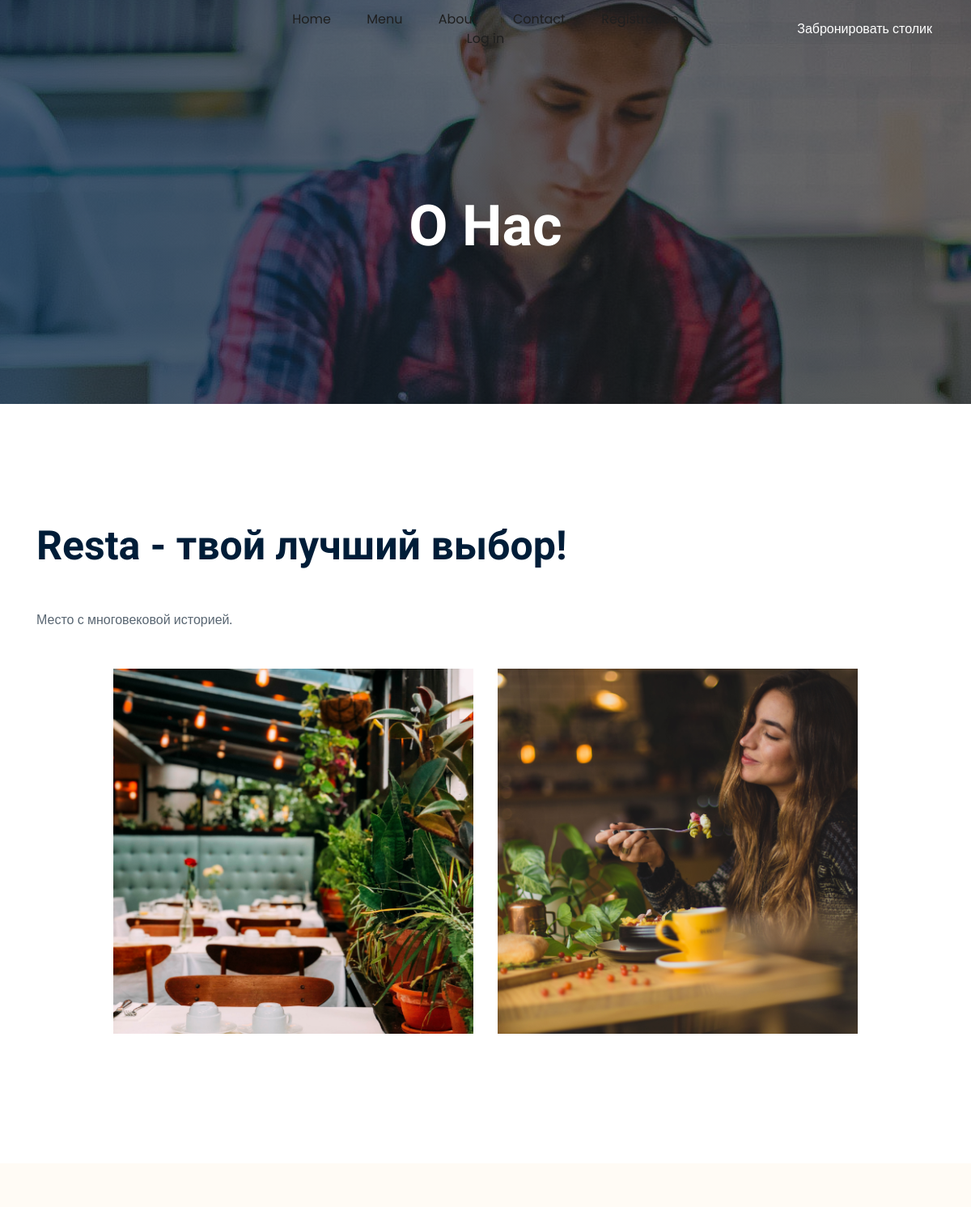
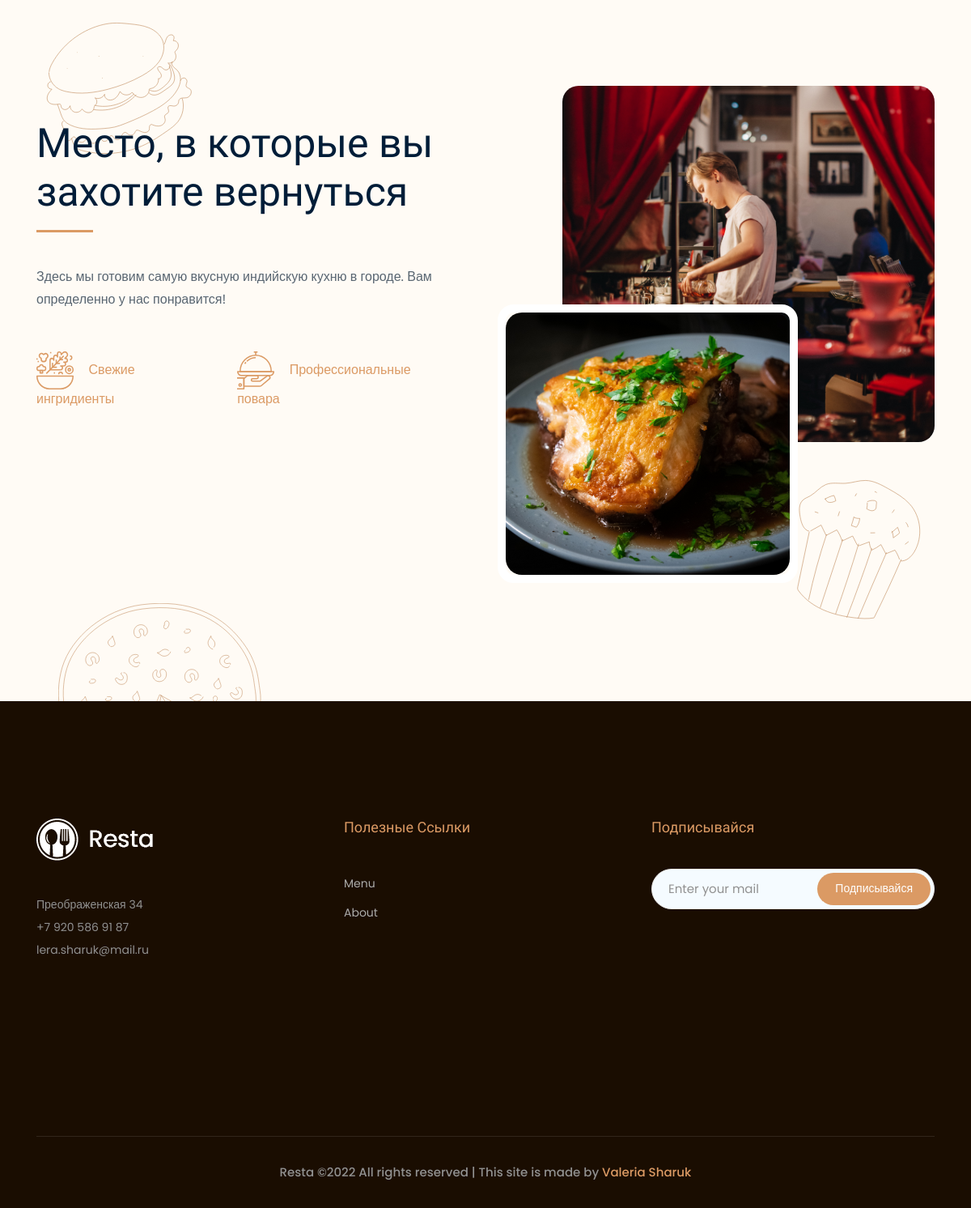
/about, run on the app's committed database (2 pictures, top to bottom).
### main/models.py (models this page shows, shortened)
class AboutInfo(models.Model):
    title = models.CharField('Название компании', max_length=50)
    full_text = models.TextField('Информация о компании')
    class Meta:
        verbose_name = 'Компания'
        verbose_name_plural = 'О компании'

class ContactsInfo(models.Model):
    num_tel = models.CharField('Номер телефона', max_length=30)
    email_comp = models.CharField('email компании', max_length=30)
    address_comp = models.CharField('Адрес компании', max_length=250)
    class Meta:
        verbose_name = 'Контакты'
        verbose_name_plural = 'Контакты'

### main/views.py (the view)
# urls.py: path('about', views.about, name='about'),
def about(request):
    contacts = ContactsInfo.objects.all()
    abouts = AboutInfo.objects.all()
    return render(request, 'main/about.html', locals())

### main/templates/main/about.html (shortened to what this page needs)
{% extends 'main/layout.html' %}
{% load static %}
{% block content %}
    <div class="bradcam_area bradcam_bg_1">
        <div class="container">
            <div class="row">
                <div class="col-xl-12">
                    <div class="bradcam_text text-center">
                        <h3>О нас</h3>
                    </div>
                </div>
            </div>
        </div>
    </div>
    <div class="main_about_wrap">
        <div class="container">
                    {% for el in abouts %}
                        <h3>{{ el.title }}</h3> <br>
                        <p>{{ el.full_text }}</p>
                    {% endfor %}
            <div class="row justify-content-center">
                <div class="col-lg-10">
                    <div class="row">
                        <div class="col-xl-6 col-md-6">
                            <div class="about_thumb">
                                <img src="{% static 'main/img/about/about_1.png' %}" alt="">
                            </div>
                        </div>
                        <div class="col-xl-6 col-md-6">
                            <div class="about_thumb">
                                <img src="{% static 'img/about/about_2.png' %}" alt="">
                            </div>
                        </div>
                    </div>
                </div>
            </div>
        </div>
    </div>
    <div class="about_area">
        <div class="icon_1 d-none d-md-block">
            <img src="{% static 'main/img/icon/1.png' %}" alt="">
        </div>
        <div class="icon_2 d-none d-md-block">
            <img src="{% static 'main/img/icon/2.png' %}" alt="">
        </div>
        <div class="icon_3 d-none d-md-block">
            <img src="{% static 'main/img/icon/3.png' %}" alt="">
        </div>
        <div class="container">
            <div class="row align-items-center">
                <div class="col-lg-6">
                    <div class="about_info_wrap">
                            <h3>Место, в которые вы захотите вернуться</h3>
                            <span class="long_dash"></span>
                        <p>Здесь мы готовим самую вкусную индийскую кухню в городе. Вам определенно у нас понравится! </p>
                        <ul class="food_list">
                            <li>
                                <img src="{% static 'main/img/svg_icon/salad.svg' %}" alt="">
                                <span>Свежие ингридиенты</span>
                            </li>
                            <li>
                                <img src="{% static 'main/img/svg_icon/tray.svg' %}" alt="">
                                <span>Профессиональные повара</span>
                            </li>
                        </ul>
                    </div>
                </div>
                <div class="col-lg-6">
                    <div class="about_img">
                        <div class="img_1">
                            <img src="{% static 'main/img/about/big.png' %}" alt="">
                        </div>
                        <div class="small_img">
                            <img src="{% static 'main/img/about/small.png' %}" alt="">
                        </div>
                    </div>
                </div>
            </div>
        </div>
    </div>
</body>
</html>
{% endblock %}

### main/templates/main/layout.html (shortened to what this page needs)
{% load static %}
<!doctype html>
<html lang="ru">
<head>
    <link rel="stylesheet" href="{% static 'main/css/bootstrap.min.css' %}">
    <link rel="stylesheet" href="{% static 'main/css/themify-icons.css' %}">
    <link rel="stylesheet" href="{% static 'main/css/style.css' %}">
    <link rel="stylesheet" href="https://use.fontawesome.com/releases/v5.8.2/css/all.css">
</head>
<body>
<header>
    <div class="header-area ">
        <div id="sticky-header" class="main-header-area">
            <div class="container-fluid p-0">
                <div class="header_bottom_border">
                    <div class="row align-items-center no-gutters">
                        <div class="col-xl-3 col-lg-2">
                            <div class="logo">
                            </div>
                        </div>
                        <div class="col-xl-6 col-lg-7">
                            <div class="main-menu  d-none d-lg-block">
                                <nav>
                                    <ul id="navigation">
                                        <a class="active" href="{% url 'home' %}">
                                            <li>Home</li>
                                        </a>
                                        <a href="{% url 'menu' %}">
                                            <li>Menu</li>
                                        </a>
                                        <a href="{% url 'about' %}">
                                            <li>About</li>
                                        </a>
                                        <a href="{% url 'contact' %}">
                                            <li>Contact</li>
                                        </a>
                                        {% if user.is_authenticated %}
                                            <a href="{% url 'logout' %}">
                                                <li>Exit ({{ user.username }})</li>
                                            </a>
                                        {% else %}
                                            <a href="{% url 'registration' %}">
                                                <li>Registration</li>
                                            </a>
                                            <a href="{% url 'login' %}">
                                                <li>Log in</li>
                                            </a>
                                        {% endif %}
                                    </ul>
                                </nav>
                            </div>
                        </div>
                        <div class="col-xl-3 col-lg-3 d-none d-lg-block">
                            <div class="say_hello">
                                <a href="{% url 'contact' %}">
                                    <li>Забронировать столик</li>
                                </a>
                            </div>
                        </div>
                        <div class="col-12">
                        </div>
                    </div>
                </div>
            </div>
        </div>
    </div>
</header>
<main>
    {% block content %}
    {% endblock %}
    <footer class="footer">
        <div class="footer_top">
            <div class="container">
                <div class="row">
                    <div class="col-xl-3 col-md-6 col-lg-3 ">
                        <div class="footer_widget">
                            <div class="footer_logo">
                                <a href="#">
                                    <img src="{% static 'main/img/footer_logo.png' %}" alt="">
                                </a>
                            </div>
                            {% for el in contacts %}
                                <p>{{ el.address_comp }}</p>
                                <p> {{ el.num_tel }}</p>
                                <p>{{ el.email_comp }}</p>
                            {% endfor %}
                            <div class="socail_links">
                                <ul>
                                    <li>
                                        <a href="#">
                                            <i class="ti-facebook"></i>
                                        </a>
                                    </li>
                                    <li>
                                        <a href="#">
                                            <i class="ti-twitter-alt"></i>
                                        </a>
                                    </li>
                            </div>
                        </div>
                    </div>
                    <div class="col-xl-4 col-md-6 col-lg-4 offset-xl-1">
                        <div class="footer_widget">
                            <h3 class="footer_title">
                                Полезные ссылки
                            </h3>
                            <ul>
                                <a href="{% url 'menu' %}">
                                    <li>Menu</li>
                                </a>
                                <a href="{% url 'about' %}">
                                    <li>About</li>
                                </a>
                            </ul>
                        </div>
                    </div>
                    <div class="col-xl-4 col-md-6 col-lg-4">
                        <div class="footer_widget">
                            <h3 class="footer_title">
                                Подписывайся
                            </h3>
                            <form action="#" class="newsletter_form">
                                <input type="text" placeholder="Enter your mail">
                                <button type="submit">Подписывайся</button>
                            </form>
                        </div>
                    </div>
                </div>
            </div>
        </div>
        <div class="copy-right_text">
            <div class="container">
                <div class="footer_border"></div>
                <div class="row">
                    <div class="col-xl-12">
                        <p class="copy_right text-center">
                            Resta &copy;<script>document.write(new Date().getFullYear());</script>
                            All rights reserved | This site is made by <a href="https://vk.com/sharukl" target="_blank">Valeria
                            Sharuk</a>
                        </p>
                    </div>
                </div>
            </div>
        </div>
    </footer>
</body>
</html>

### data on the page
AboutInfo: title "Resta - твой лучший выбор!", full_text "Место с многовековой историей."
ContactsInfo: address_comp "Преображенская 34", num_tel "+7 920 586 91 87", email_comp "lera.sharuk@mail.ru"
